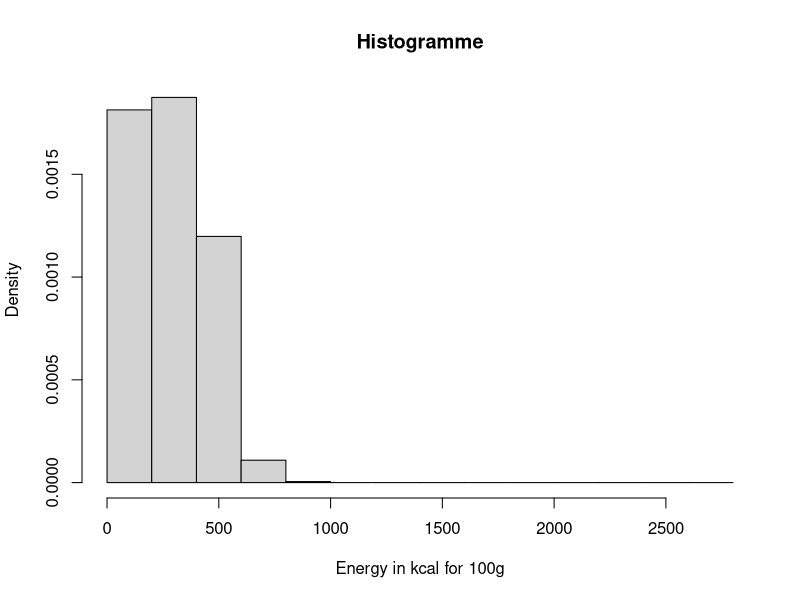
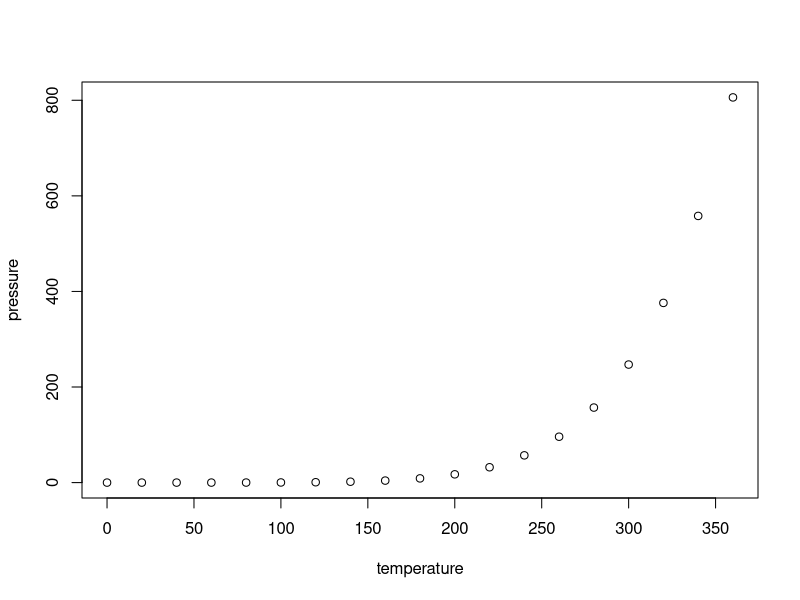

The R script that drew these images, in order:
## ---- chunk 1
knitr::opts_chunk$set(echo = TRUE)
## ---- chunk 2
library(dplyr)
library(tidyr)
## ---- chunk 3
data <- read.csv("data_project.csv", sep = ";")
print(data)

data_of_interest = data[c(3:5)]

data_of_interest$energy.kcal_100g <- strtoi(data_of_interest$energy.kcal_100g)
print(data_of_interest)

hist(data_of_interest$energy.kcal_100g,freq=FALSE,xlab="Energy in kcal for 100g",main="Histogramme")


## ---- chunk 4
plot(pressure)
